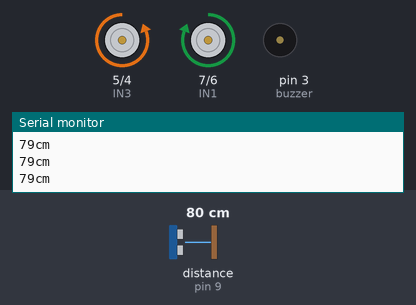
A sketch run on a simulated Arduino Uno, built with avr-gcc and run on an emulated ATmega328P. Shown: motor-driver pin pairs drawn as motors (green arrow = first pin HIGH = forward, orange = second pin HIGH = backward, longer = more drive), buzzer (waves = sounding, pin HIGH), the last lines printed to the serial monitor. Wiring (inferred from the names in the program): ultrasonic range finder: trigger pin 8; echo pin 9. Inputs (shaded band) come from the test bench; at power-on: distance to the obstacle (sensor on pin 9) 80 cm. The echo pulse lasts 58.3 µs per cm; pins used as bus, display or sensor lines are not drawn.

Above: at 1.2 s.
1.3 s: distance to the obstacle (sensor on pin 9) set to 34 cm
4.3 s: distance to the obstacle (sensor on pin 9) set to 28 cm
At 4.9 s:
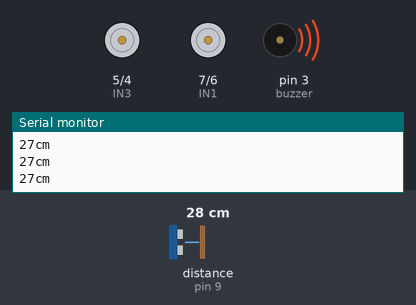
5.8 s: distance to the obstacle (sensor on pin 9) set to 35 cm
At 7.2 s:
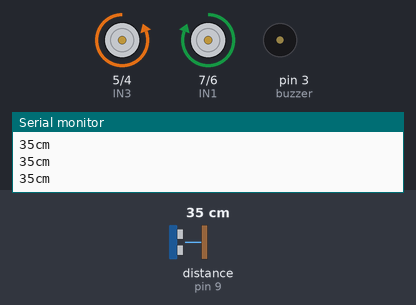
8.8 s: distance to the obstacle (sensor on pin 9) set to 2 cm
At 9.5 s:
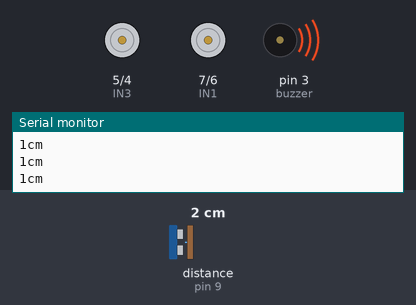
Timing chart, 0 to 11.3 s (numbered marks = the images above; inputs shaded):
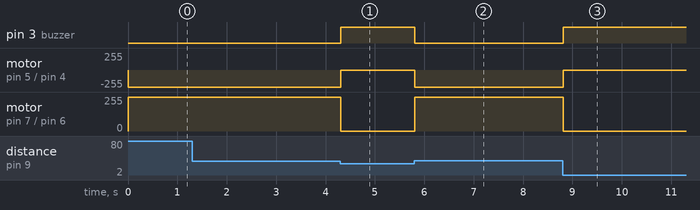

The sketch:

test01_dc_motors_ultrasonic_sensor.ino
```cpp
// Test 01 (23/03/2025): This code is used to test the forward movement of the Roomba robot.
// It is meant to be used along with the DC motors, passive buzzer and ultrasonic sensor.

// Passive buzzer
int buzzer = 3;
//-------------------------------------------

// L298N motor driver
const int IN1 = 7;
const int IN2 = 6;
const int IN3 = 5;
const int IN4 = 4;
//-------------------------------------------

// Ultrasonic sensor
int trigPin = 8;
int echoPin = 9;

long duration, cm;

void setup() {
  pinMode(IN1, OUTPUT);
  pinMode(IN2, OUTPUT);
  pinMode(IN3, OUTPUT);
  pinMode(IN4, OUTPUT);
  pinMode(trigPin, OUTPUT);
  pinMode(echoPin, INPUT);
  pinMode(buzzer, OUTPUT);
  digitalWrite(buzzer, LOW);
  Serial.begin(9600);
}

void loop() {
  digitalWrite(trigPin, LOW);
  delayMicroseconds(5);
  digitalWrite(trigPin, HIGH);
  delayMicroseconds(10);
  digitalWrite(trigPin, LOW);
  pinMode(echoPin, INPUT);
  duration = pulseIn(echoPin, HIGH);
  cm = (duration/2) / 29.1;
  Serial.print(cm);
  Serial.println("cm");

  if (cm < 30) {
      digitalWrite (IN1, LOW);
      digitalWrite (IN2, LOW);
      digitalWrite (IN3, LOW);
      digitalWrite (IN4, LOW);
      digitalWrite (buzzer, HIGH);
  }
  else {
      digitalWrite (IN1, HIGH);
      digitalWrite (IN2, LOW);
      digitalWrite (IN3, LOW);
      digitalWrite (IN4, HIGH);
      digitalWrite (buzzer, LOW);
  }
}
```

Measured:
- the behaviour switches between 31 and 30 cm on distance to the obstacle (sensor on pin 9) (found by bisection; images 0 and 1)
- after the input at 4.3 s, pin 3 (buzzer): LOW → HIGH at once; motor on pin 5 (IN3) / pin 4 (IN4): backward 255/255 → stopped at once; motor on pin 7 (IN1) / pin 6 (IN2): forward 255/255 → stopped at once
- after the input at 5.8 s, pin 3 (buzzer): HIGH → LOW at once; motor on pin 5 (IN3) / pin 4 (IN4): stopped → backward 255/255 at once; motor on pin 7 (IN1) / pin 6 (IN2): stopped → forward 255/255 at once
- after the input at 8.8 s, pin 3 (buzzer): LOW → HIGH at once; motor on pin 5 (IN3) / pin 4 (IN4): backward 255/255 → stopped at once; motor on pin 7 (IN1) / pin 6 (IN2): forward 255/255 → stopped at once
